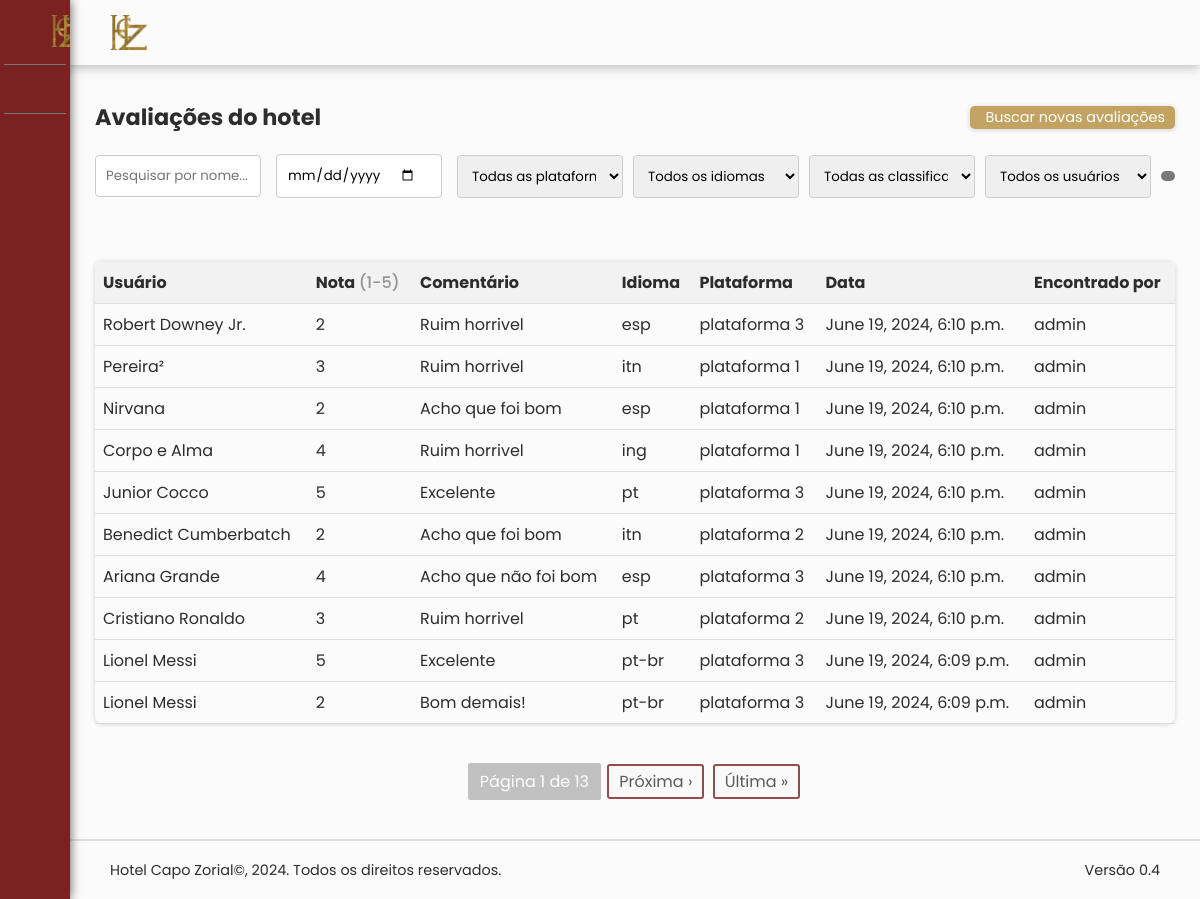
The app's page / (signed in) with its own data.
### busca_app/models.py (models this page shows, shortened)
class Avaliacoes(models.Model):
    class Meta:
        ordering = ['-data']
    PLATAFORMA_CHOICES = [
        ('plataforma 1', 'Plataforma 1'),
        ('plataforma 2', 'Plataforma 2'),
        ('plataforma 3', 'Plataforma 3'),
        ('plataforma 4', 'Plataforma 4'),
        ('plataforma 5', 'Plataforma 5'),
    ]
    IDIOMA_CHOICES = [
        ('pt-br', 'Português Brasileiro'),
        ('pt', 'Português'),
        ('ing', 'Inglês'),
        ('esp', 'Espanhol'),
        ('itn', 'Italiano'),
    ]
    nome = models.CharField(max_length=100, verbose_name="Nome")
    texto = models.TextField(verbose_name="Texto")
    plataforma = models.CharField(max_length=50, choices=PLATAFORMA_CHOICES, verbose_name="Plataforma")
    data = models.DateTimeField(auto_now_add=True, verbose_name="Data")
    classificacao = models.IntegerField(verbose_name="Classificação")
    idioma = models.CharField(max_length=20, choices=IDIOMA_CHOICES, verbose_name="Idioma")
    encontrado_por = models.ForeignKey(User, on_delete=models.CASCADE, verbose_name="Encontrado por")

### busca_app/views.py (the view)
# urls.py: path("", views.home, name="home"),
def home(request):
    query = request.GET.get('q')
    data = request.GET.get('data')
    plataforma = request.GET.get('plataforma')
    idioma = request.GET.get('idioma')
    classificacao = request.GET.get('classificacao')
    encontrado_por = request.GET.get('encontrado_por')
    avaliacoes = Avaliacoes.objects.all()
    if query:
        avaliacoes = avaliacoes.filter(nome__icontains=query)
    if data:
        avaliacoes = avaliacoes.filter(data__date=data)
    if plataforma:
        avaliacoes = avaliacoes.filter(plataforma=plataforma)
    if idioma:
        avaliacoes = avaliacoes.filter(idioma=idioma)
    if classificacao:
        avaliacoes = avaliacoes.filter(classificacao=classificacao)
    if encontrado_por:
        avaliacoes = avaliacoes.filter(encontrado_por_id=encontrado_por)
    paginator = Paginator(avaliacoes, 10)
    page_number = request.GET.get('page')
    try:
        avaliacoes = paginator.page(page_number)
    except PageNotAnInteger:
        avaliacoes = paginator.page(1)
    except EmptyPage:
        avaliacoes = paginator.page(paginator.num_pages)
    plataformas = Avaliacoes.PLATAFORMA_CHOICES
    idiomas = Avaliacoes.IDIOMA_CHOICES
    classificacoes = [1, 2, 3, 4, 5]
    usuarios = User.objects.all()
    novas_avaliacoes = request.session.pop('novas_avaliacoes', None)
    return render(request, 'home.html', {
        'avaliacoes': avaliacoes,
        'plataformas': plataformas,
        'idiomas': idiomas,
        'classificacoes': classificacoes,
        'usuarios': usuarios,
        'novas_avaliacoes': novas_avaliacoes,
    })

### busca_app/templates/home.html (shortened to what this page needs)
{% extends 'index.html' %}
{% block content %}
<head>
    <link rel="stylesheet" href="../static/css/home.css">
</head>
<body id="atividades">
    <div class="content">
        <div class="search-and-add">
            <h1>Avaliações do hotel</h1>
            <div class="button-group">
                <a class="add_atividade" href="{% url 'buscar' %}">
                    <span class="title">Buscar novas avaliações</span>
                </a>
            </div>
        </div>
        <form class="search" action="{% url 'home' %}" method="GET">
            <input type="text" name="q" placeholder="Pesquisar por nome..." value="{{ request.GET.q }}">
            <input type="date" name="data" placeholder="Pesquisar por data..." value="{{ request.GET.data }}">
            <select name="plataforma">
                <option value="">Todas as plataformas</option>
            </select>
            <select name="idioma">
                <option value="">Todos os idiomas</option>
            </select>
            <select name="classificacao">
                <option value="">Todas as classificações</option>
            </select>
            <select name="encontrado_por">
                <option value="">Todos os usuários</option>
            </select>
            <button type="submit"></button>
        </form>
        <table class="atividades-table">
            <thead>
                <tr>
                    <th>Usuário</th>
                    <th>Nota <span style="font-weight: 500; color: #929292;">(1-5)</span></th>
                    <th>Comentário</th>
                    <th>Idioma</th>
                    <th>Plataforma</th>
                    <th>Data</th>
                    <th>Encontrado por</th>
                </tr>
            </thead>
            <tbody>
                {% for avaliacao in avaliacoes %}
                <tr>
                    <td><a href="#">{{ avaliacao.nome }}</a></td>
                    <td><a href="#">{{ avaliacao.classificacao }}<ion-icon style="padding-left: 3px; color: rgb(224, 224, 100);" name="star"></ion-icon></a></td>
                    <td><a href="#">{{ avaliacao.texto }}</a></td>
                    <td><a href="#">{{ avaliacao.idioma }}</a></td>
                    <td><a href="#">{{ avaliacao.plataforma }}</a></td>
                    <td><a href="#">{{ avaliacao.data }}</a></td>
                    <td><a href="#">{{ avaliacao.encontrado_por.username }}</a></td>
                </tr>
                {% endfor %}
            </tbody>
        </table>
    </div>
    <div class="pagination">
        {% if avaliacoes.has_other_pages %}
            <span class="current">Página {{ avaliacoes.number }} de {{ avaliacoes.paginator.num_pages }}</span>
            {% if avaliacoes.has_next %}
                <a href="?page={{ avaliacoes.next_page_number }}">Próxima &rsaquo;</a>
                <a href="?page={{ avaliacoes.paginator.num_pages }}">Última &raquo;</a>
            {% endif %}
        {% endif %}
    </div>
</body>
{% endblock %}

### busca_app/templates/index.html (shortened to what this page needs)
<!DOCTYPE html>
<html>
{% load static %}
<head>
    <link rel="stylesheet" href="../static/css/index.css">
</head>
<body>
    <header>
        <div class="main-content">
            {% if user.is_authenticated %}
            <a class="brand" href="{% url 'home' %}"><img src="{% static 'img/logo_hotel.png' %}" alt=""></a>
            {% else %}
            <a class="brand" href="{% url 'home' %}" style="padding-left: 40px;"><img src="{% static 'img/logo_hotel.png' %}"></a>
            {% endif %}
        </div>
    </header>
    {% if user.is_authenticated %}
    <div class="navigation">
        <div class="menu-btn" onclick="toggleNavigation()">
            <span class="title"><img src="../static/img/logo_hotel.png" alt="">Hotel Capo Zorial</span>
        </div>
        <ul>
            <li class="list" data-page="home">
                <a href="{% url 'home' %}">
                    <span class="icon"></span>
                    <span class="title">Avaliações</span>
                </a>
            </li>
            {% for group in user.groups.all %}
            {% if group.name == 'admin' %}
            <li class="list">
                <a href="{% url 'grupos' %}" data-page="grupos">
                    <span class="icon"></span>
                    <span class="title">Grupos</span>
                </a>
            </li>
            <li class="list">
                <a href="{% url 'users' %}" data-page="usuarios">
                    <span class="icon"></span>
                    <span class="title">Usuários</span>
                </a>
            </li>
            <li class="list">
                <a href="#" data-page="respostas_questionario">
                    <span class="icon"></span>
                    <span class="title">Gráficos</span>
                </a>
            </li>
            <li class="list">
                <a href="#" data-page="respostas">
                    <span class="icon"></span>
                    <span class="title">Respostas</span>
                </a>
            </li>
            <li class="list">
                <a href="#" data-page="historico">
                    <span class="icon"></span>
                    <span class="title">Relatórios</span>
                </a>
            </li>
            {% else %}
            <div>
            </div>
            {% endif %}
            {% endfor %}
        </ul>
    </div>
    {% endif %}
    {% if user.is_authenticated %}
    <div class="block-content {% if user.is_authenticated and navigation_active %}with-navigation{% endif %}">
        {% block content %}
        {% endblock %}
    </div>
    <footer>
        <span class="copyright">Hotel Capo Zorial©, 2024. Todos os direitos reservados.</span>
        <span class="version">Versão 0.4</span>
    </footer>
    {% else %}
    <div class="block-content2">
        {% block content2 %}
        {% endblock %}
    </div>
    {% endif %}
</body>
</html>

### busca_app/static/css/home.css (style rules this page uses)
:root { --white-color: #e1e1e1; --dark-blue-steam-color: #171d25; --nav-color: #1d3b7d; --bg: #1a2a3b; --steam-blue: #1a9fff; --dark-gray-blue: #316282; --linear-gradient: linear-gradient(to left, #1b377a, #436994); --gray: #797878; }

### records on screen
Avaliacoes: nome "Robert Downey Jr.", classificacao "2", texto "Ruim horrivel", idioma "esp", plataforma "plataforma 3", data "June 19, 2024, 6:10 p.m.", encontrado_por.username "admin"
Avaliacoes: nome "Pereira²", classificacao "3", texto "Ruim horrivel", idioma "itn", plataforma "plataforma 1", data "June 19, 2024, 6:10 p.m.", encontrado_por.username "admin"
Avaliacoes: nome "Nirvana", classificacao "2", texto "Acho que foi bom", idioma "esp", plataforma "plataforma 1", data "June 19, 2024, 6:10 p.m.", encontrado_por.username "admin"
Avaliacoes: nome "Corpo e Alma", classificacao "4", texto "Ruim horrivel", idioma "ing", plataforma "plataforma 1", data "June 19, 2024, 6:10 p.m.", encontrado_por.username "admin"
Avaliacoes: nome "Junior Cocco", classificacao "5", texto "Excelente", idioma "pt", plataforma "plataforma 3", data "June 19, 2024, 6:10 p.m.", encontrado_por.username "admin"
Avaliacoes: nome "Benedict Cumberbatch", classificacao "2", texto "Acho que foi bom", idioma "itn", plataforma "plataforma 2", data "June 19, 2024, 6:10 p.m.", encontrado_por.username "admin"
Avaliacoes: nome "Ariana Grande", classificacao "4", texto "Acho que não foi bom", idioma "esp", plataforma "plataforma 3", data "June 19, 2024, 6:10 p.m.", encontrado_por.username "admin"
Avaliacoes: nome "Cristiano Ronaldo", classificacao "3", texto "Ruim horrivel", idioma "pt", plataforma "plataforma 2", data "June 19, 2024, 6:10 p.m.", encontrado_por.username "admin"
Avaliacoes: nome "Lionel Messi", classificacao "5", texto "Excelente", idioma "pt-br", plataforma "plataforma 3", data "June 19, 2024, 6:09 p.m.", encontrado_por.username "admin"
Avaliacoes: nome "Lionel Messi", classificacao "2", texto "Bom demais!", idioma "pt-br", plataforma "plataforma 3", data "June 19, 2024, 6:09 p.m.", encontrado_por.username "admin"

### other values on screen
{{ avaliacoes.number }} "1"
{{ avaliacoes.paginator.num_pages }} "13"
